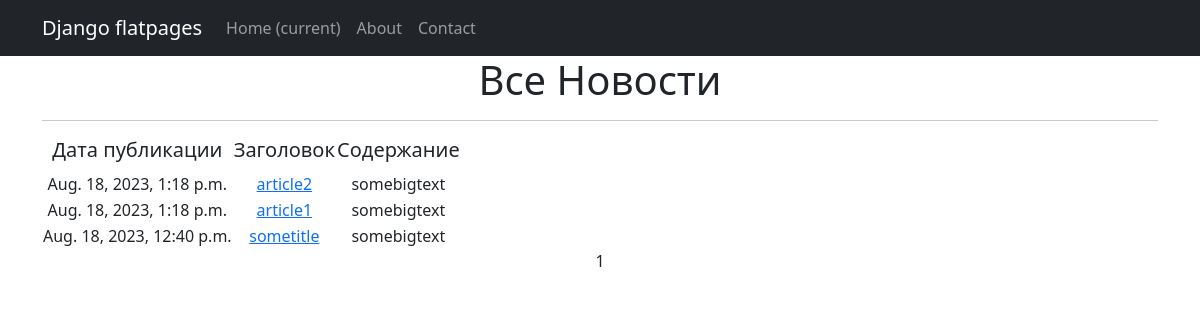
The page /news/ on the database as committed earlier.
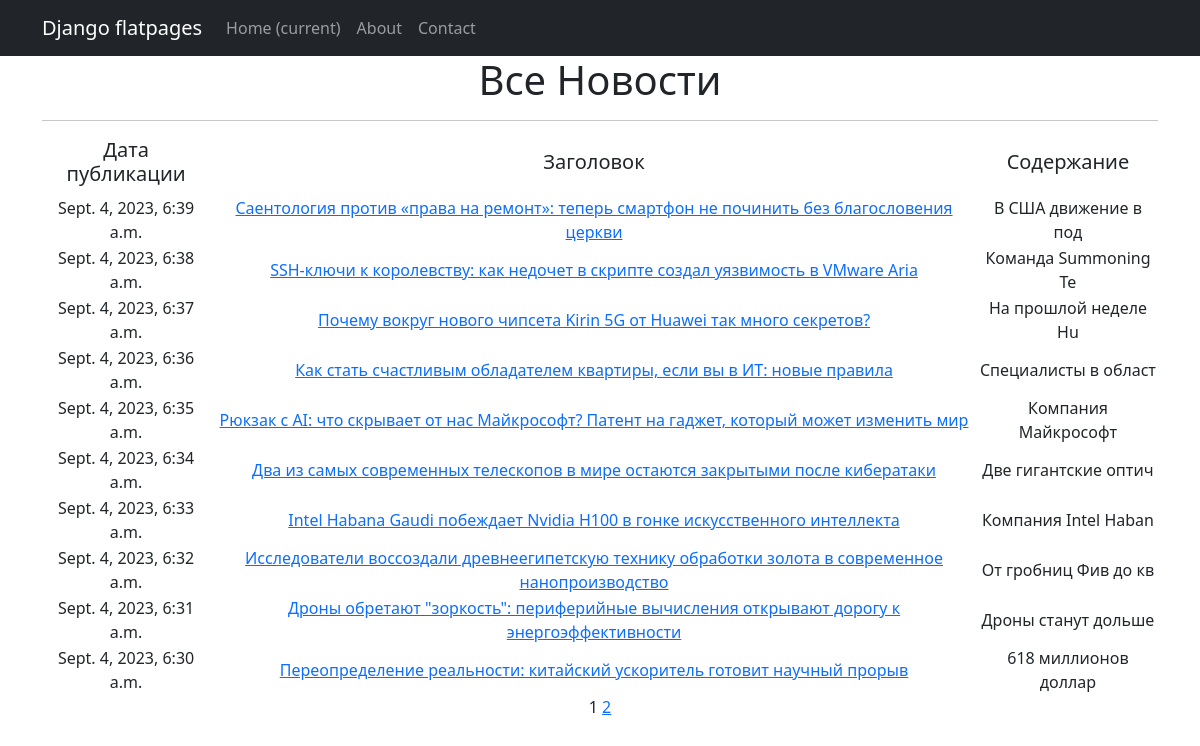
The same page on the database as committed later.
### news/models.py (models this page shows, shortened)
class Post(models.Model):
    author = models.ForeignKey(Author, on_delete=models.CASCADE)
    NEWS = 'NW'
    ARTICLE = 'AR'
    REVIEW = 'RW'
    INTERVIEW = 'IW'
    CATEGORY_CHOISES = (
        (NEWS, "Новость"),
        (ARTICLE, "Статья"),
        (REVIEW, "Обзор"),
        (INTERVIEW, "Интервью")
    )
    categoryType = models.CharField(max_length=2, choices=CATEGORY_CHOISES, default=ARTICLE)
    dateCreation = models.DateTimeField(auto_now_add=True)
    postCategory = models.ManyToManyField(Category, through='PostCategory')
    title = models.CharField(max_length=128)
    text = models.TextField()
    rating = models.SmallIntegerField(default=0)

### news/views.py (the view, shortened to what this page needs)
# urls.py: path('', NewsList.as_view()),
class NewsList(ListView):
    model = Post
    date = 'dateCreation'
    post_author = 'author'
    post_title = 'title'
    post_text = 'text'
    template_name = 'news.html'
    context_object_name = 'news'
    ordering = ['-dateCreation']
    paginate_by = 10
    def get_queryset(self):
        queryset = super().get_queryset()
        self.filterset = PostFilter(self.request.GET, queryset)
        return self.filterset.qs
    def get_context_data(self, **kwards):
        context = super().get_context_data(**kwards)
        context['filterset'] = self.filterset
        return context

### news/templatetags/censor_filter.py (called while the page is built)
@register.filter()
def censor(sentence):
    text = sentence.split()
    for i, word in enumerate(text):
        if word in bad_words:
            text[i] = word[0] + '***'
    return ' '.join(text)

### news/templates/news/news.html (shortened to what this page needs)
{% extends 'default.html' %}
{% load censor_filter %}
{% block content %}
   <h1>Все Новости</h1>
   <hr>
   {% if news %}
       <table>
           <tr>
               <td><h5>Дата публикации</h5></td>
               <td><h5>Заголовок</h5></td>
               <td><h5>Содержание</h5></td>
           </tr>
           {% for x in news %}
           <tr>
               <td>{{ x.dateCreation }}</td>
               <td><a href="{% url 'post_detail' x.id %}">{{ x.title|censor }}</a></td>
               <td>{{ x.text|slice:":20" }}</td>
           </tr>
           {% endfor %}
       </table>
   {% else %}
       <h2>Новостей нет!</h2>
   {% endif %}
   {{ page_obj.number }}
   {% if page_obj.has_next %}
       <a href="?page={{ page_obj.next_page_number }}">{{ page_obj.next_page_number }}</a>
   {% endif %}
{% endblock content %}

### news/templates/news/default.html (shortened to what this page needs)
<!DOCTYPE html>
<html lang="en">
    <head>
        {% load static %}
        <link href="{% static 'css/styles.css' %}" rel="stylesheet" />
    </head>
    <body>
        <nav class="navbar navbar-expand-lg navbar-dark bg-dark static-top">
           <div class="container">
               <a class="navbar-brand" href="#">Django flatpages</a>
               <div class="collapse navbar-collapse" id="navbarResponsive">
                   <ul class="navbar-nav ml-auto">
                       <li class="nav-item active">
                           <a class="nav-link" href="#">Home
                               <span class="sr-only">(current)</span>
                           </a>
                       </li>
                       <li class="nav-item">
                           <a class="nav-link" href="/about/">About</a>
                       </li>
                       <li class="nav-item">
                           <a class="nav-link" href="/contacts/">Contact</a>
                       </li>
                   </ul>
               </div>
           </div>
        </nav>
        <div class="container">
           <div class="row">
               <div class="col-lg-12 text-center">
                   {% block content %}{% endblock content %}
               </div>
           </div>
        </div>
    </body>
</html>

Rows that differ between the two databases and show on the page:
removed Post: dateCreation "Aug. 18, 2023, 1:18 p.m.", title|censor "article2", text "somebigtext"
removed Post: dateCreation "Aug. 18, 2023, 1:18 p.m.", title|censor "article1", text "somebigtext"
removed Post: dateCreation "Aug. 18, 2023, 12:40 p.m.", title|censor "sometitle", text "somebigtext"
added Post: dateCreation "Sept. 4, 2023, 6:39 a.m.", title|censor "Саентология против «права на ремонт»: теперь смартфон не починить без благословения церкви", text "В США движение в под"
added Post: dateCreation "Sept. 4, 2023, 6:38 a.m.", title|censor "SSH-ключи к королевству: как недочет в скрипте создал уязвимость в VMware Aria", text "Команда Summoning Te"
added Post: dateCreation "Sept. 4, 2023, 6:37 a.m.", title|censor "Почему вокруг нового чипсета Kirin 5G от Huawei так много секретов?", text "На прошлой неделе Hu"
added Post: dateCreation "Sept. 4, 2023, 6:36 a.m.", title|censor "Как стать счастливым обладателем квартиры, если вы в ИТ: новые правила", text "Специалисты в област"
added Post: dateCreation "Sept. 4, 2023, 6:35 a.m.", title|censor "Рюкзак с AI: что скрывает от нас Майкрософт? Патент на гаджет, который может изменить мир", text "Компания Майкрософт"
added Post: dateCreation "Sept. 4, 2023, 6:34 a.m.", title|censor "Два из самых современных телескопов в мире остаются закрытыми после кибератаки", text "Две гигантские оптич"
added Post: dateCreation "Sept. 4, 2023, 6:33 a.m.", title|censor "Intel Habana Gaudi побеждает Nvidia H100 в гонке искусственного интеллекта", text "Компания Intel Haban"
added Post: dateCreation "Sept. 4, 2023, 6:32 a.m.", title|censor "Исследователи воссоздали древнеегипетскую технику обработки золота в современное нанопроизводство", text "От гробниц Фив до кв"
added Post: dateCreation "Sept. 4, 2023, 6:31 a.m.", title|censor "Дроны обретают \"зоркость\": периферийные вычисления открывают дорогу к энергоэффективности", text "Дроны станут дольше"
added Post: dateCreation "Sept. 4, 2023, 6:30 a.m.", title|censor "Переопределение реальности: китайский ускоритель готовит научный прорыв", text "618 миллионов доллар"
Other text that changed with them:
{{ page_obj.next_page_number }}: (not shown) → "2"
